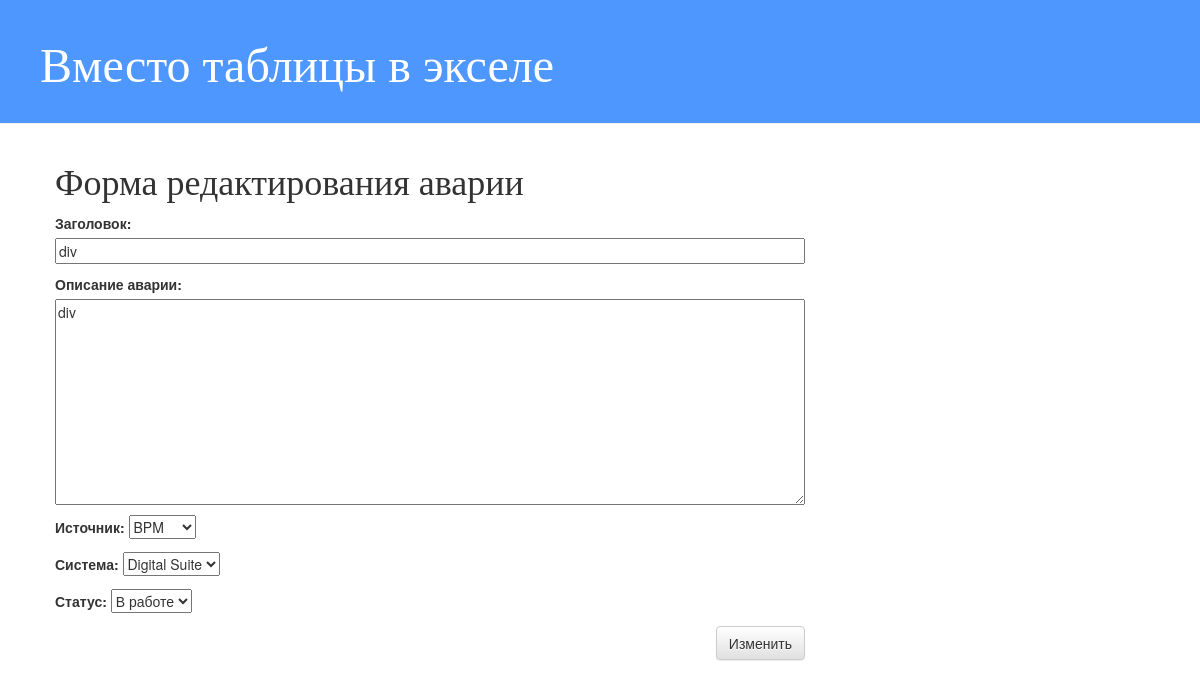
Screenshot of /accident/edit/5 with the database file from the repository.
### accident/models.py (models this page shows, shortened)
class Accident(models.Model):
    author = models.ForeignKey('auth.User', on_delete=models.PROTECT)
    headline = models.CharField(max_length=200, verbose_name='заголовок')
    text = models.TextField(verbose_name='Описание аварии')
    system = models.ForeignKey(
        'System', on_delete=models.PROTECT, verbose_name='Система')
    created_date = models.DateTimeField(default=timezone.now)
    update_date = models.DateTimeField(blank=True, null=True)
    tag_var = models.TextField(blank=True)
    status = models.ForeignKey(
        'Status', on_delete=models.PROTECT, verbose_name='Статус', default=1)
    causes = models.TextField(null=True, blank=True, verbose_name='Влияние')
    step = models.TextField(null=True, blank=True)
    source = models.ForeignKey(
        'Source', on_delete=models.PROTECT, null=True, verbose_name='Источник')

class Source(models.Model):
    headline = models.TextField()
    comment = models.TextField(null=True, blank=True)
    def __str__(self):
        return self.headline

class Status(models.Model):
    headline = models.CharField(max_length=20)
    comment = models.TextField(null=True)
    end_point = models.BooleanField(default=False)
    def __str__(self):
        return self.headline

### accident/views.py (the view)
# urls.py: path('accident/edit/<int:pk>', views.accident_edit, name='edit'),
def accident_edit(request, pk):
    accident = get_object_or_404(Accident, id=pk)
    old_status = str(accident.status)
    if request.method == "POST":
        form = PostFormEdit(request.POST, instance=accident)
        if form.is_valid():
            accident = form.save()
            new_status = str(form.cleaned_data['status'])
            event = Events()
            event.event = old_status + '->' + new_status
            event.accident = accident
            event.save()
            return redirect('accident_detail', pk=accident.id)
    else:
        form = PostFormEdit(instance=accident)
    context = {'form': form}
    return render(request, 'accident/accident_edit_form.html', context)

### accident/forms.py
class PostFormEdit(forms.ModelForm):
    class Meta:
        model = Accident
        fields = ('headline', 'text', 'source', 'system', 'status')

### accident/models.py (called while the page is built)
    def __str__(self):
        return self.name

### accident/templates/accident/accident_edit_form.html
{% extends 'accident/base.html' %}
{% block content %}
    <h1>Форма редактирования аварии</h1>
    <form method="POST" class="post-form">{% csrf_token %}
        {{ form.as_p }}
        <button type="submit" class="save btn btn-default">Изменить</button>
    </form>
{% endblock %}

### accident/static/css/blog.css (style rules this page uses)
h1, h2, h3, h4 { font-family: 'Tahoma', cursive; }
.save { float: right; }
.post-form textarea, .post-form input { width: 100%; }

### rows the page displays
Accident: headline "div", text "div", source "BPM", system "Digital Suite", status "В работе"
